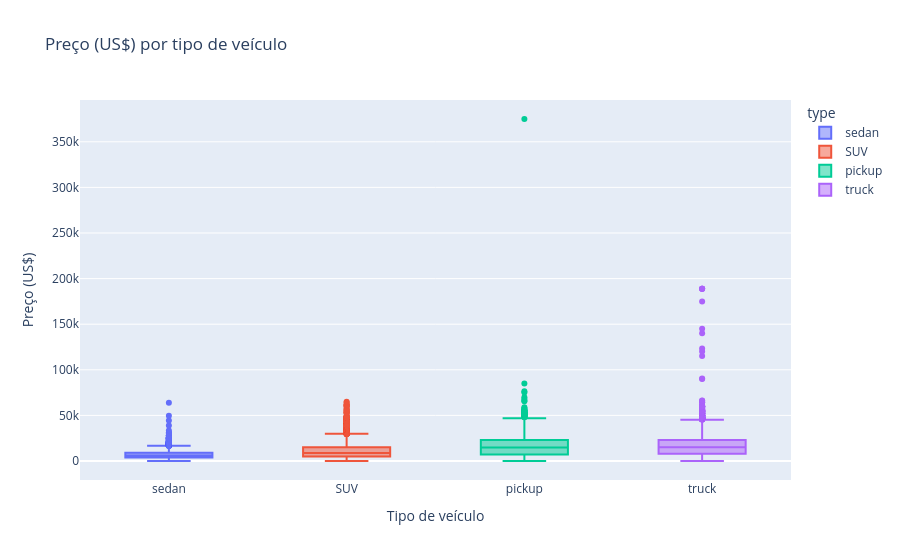

Notebook code cell kept with this figure:
### Code cell
# boxplot de preço para os top 4 tipos de veículos
fig = px.box(
    df_filtrado,
    x='type',
    y='price',
    color='type',
    points='outliers',
    title='Preço (US$) por tipo de veículo',
    category_orders={'type': ordem_t}
)
fig.update_layout(xaxis_title='Tipo de veículo', yaxis_title='Preço (US$)')
fig.show(renderer='vscode')

### Figure 1 — Plotly figure (JSON) as saved in the notebook; plotly's stock layout.template omitted (floating-point values rounded to 4 significant figures; data arrays with more than 128 entries replaced by an {"elided": "..."} marker saying what was removed)
{"data": [{"alignmentgroup": "True", "boxpoints": "outliers", "hovertemplate": "type=%{x}<br>price=%{y}<extra></extra>", "legendgroup": "sedan", "marker": {"color": "#636efa"}, "name": "sedan", "notched": false, "offsetgroup": "sedan", "orientation": "v", "showlegend": true, "type": "box", "x": {"elided": "6211 str values"}, "x0": " ", "xaxis": "x", "y": {"elided": "6211 int values"}, "y0": " ", "yaxis": "y"}, {"alignmentgroup": "True", "boxpoints": "outliers", "hovertemplate": "type=%{x}<br>price=%{y}<extra></extra>", "legendgroup": "SUV", "marker": {"color": "#EF553B"}, "name": "SUV", "notched": false, "offsetgroup": "SUV", "orientation": "v", "showlegend": true, "type": "box", "x": {"elided": "7119 str values"}, "x0": " ", "xaxis": "x", "y": {"elided": "7119 int values"}, "y0": " ", "yaxis": "y"}, {"alignmentgroup": "True", "boxpoints": "outliers", "hovertemplate": "type=%{x}<br>price=%{y}<extra></extra>", "legendgroup": "pickup", "marker": {"color": "#00cc96"}, "name": "pickup", "notched": false, "offsetgroup": "pickup", "orientation": "v", "showlegend": true, "type": "box", "x": {"elided": "4437 str values"}, "x0": " ", "xaxis": "x", "y": {"elided": "4437 int values"}, "y0": " ", "yaxis": "y"}, {"alignmentgroup": "True", "boxpoints": "outliers", "hovertemplate": "type=%{x}<br>price=%{y}<extra></extra>", "legendgroup": "truck", "marker": {"color": "#ab63fa"}, "name": "truck", "notched": false, "offsetgroup": "truck", "orientation": "v", "showlegend": true, "type": "box", "x": {"elided": "8104 str values"}, "x0": " ", "xaxis": "x", "y": {"elided": "8104 int values"}, "y0": " ", "yaxis": "y"}], "layout": {"boxmode": "overlay", "legend": {"title": {"text": "type"}, "tracegroupgap": 0}, "title": {"text": "Preço (US$) por tipo de veículo"}, "xaxis": {"anchor": "y", "categoryarray": ["sedan", "SUV", "pickup", "truck"], "categoryorder": "array", "domain": [0, 1], "title": {"text": "Tipo de veículo"}}, "yaxis": {"anchor": "x", "domain": [0, 1], "title": {"text": "Preço (US$)"}}}}
